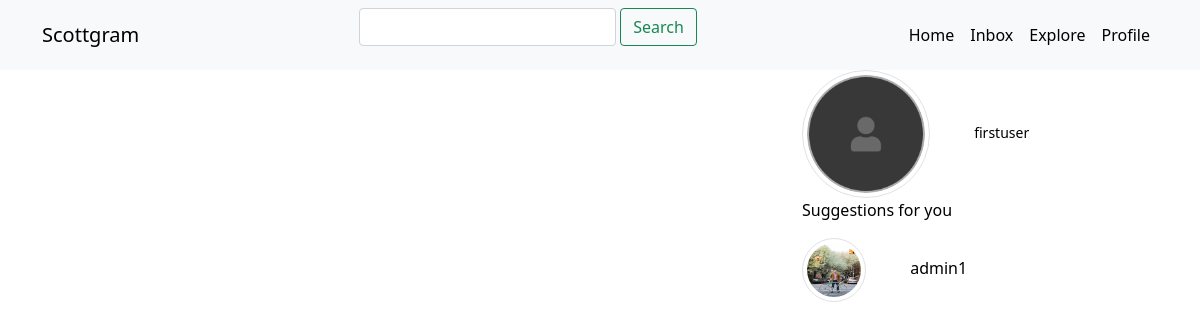
The page /home/ (signed in) on the database its author committed.
### accounts/models.py (models this page shows, shortened)
class Profile(models.Model):
    user = models.OneToOneField(User, on_delete=models.CASCADE)
    bio = models.CharField(max_length=350, default='welcome to my bio', null=True)
    following = models.ManyToManyField(User, related_name='following', blank=True)
    profilepic = models.ImageField(null=True, blank=True, upload_to='profiles/', default='default.jpeg')

### feed/views.py (the view, shortened to what this page needs)
# urls.py: path('home/', HomeFeedView.as_view(), name='feed'),
class HomeFeedView(LoginRequiredMixin, View):
    login_url = 'login'
    def get(self,request):
        profiles = Profile.objects.all().exclude(user=request.user)
        profile = Profile.objects.get(user=request.user)
        posts = Post.objects.filter(author__in=profile.following.all())
        comments = Comments.objects.filter(post__in=posts)
        search_text = request.GET.get('search_box', None)
        if search_text:
            posts = Post.objects.filter(title__contains=search_text)
        return render(request, 'feed/homefeed.html',{'posts':posts,'form':PostForm(),'profiles':profiles,'profile':profile, 'comments':comments})

### feed/forms.py
class PostForm(forms.ModelForm):
    class Meta:
        model = Post
        fields = ['title','description', 'imagecontent']

### templates/feed/homefeed.html (shortened to what this page needs)
{% extends 'base.html' %}
{% block content %}
{% include "navbar.html" %}
<div class="container ">
    <div class="row">
        <div class="col-8 mt-4 mb-4" >
        </div>
    <div class='col-4'>
        <img class="img-thumbnail rounded-circle" src="{{profile.profilepic.url}}">
            <div class="dp-text profile-info ml-3">
                <a href="{% url 'profile_detail' profile.pk %}">{{profile.user}}</p>
            </div>
    <div>
        <p> Suggestions for you  </p>
            {% for profile in profiles %}
                <img class="img-thumbnail rounded-circle smaller-profile-pic mw-100" src="{{profile.profilepic.url}}">
                <a class="dp-text" href="{% url 'profile_detail' profile.pk %}">{{profile.user}}</a></li>
            {% endfor %}
            </div>
        </div>
    </div>
</div>
{% endblock %}

### static/css/style.css (style rules this page uses)
.rounded-circle { width: 128px; height: 128px; }
.smaller-profile-pic { width:64px; height:64px; }
.dp-text { margin-left: 40px; display: inline-block; }
.profile-info { font-size: 14px; }

### rows shown on the page
Profile: profilepic (picture), user "firstuser"
Profile: profilepic (picture), user "admin1"
